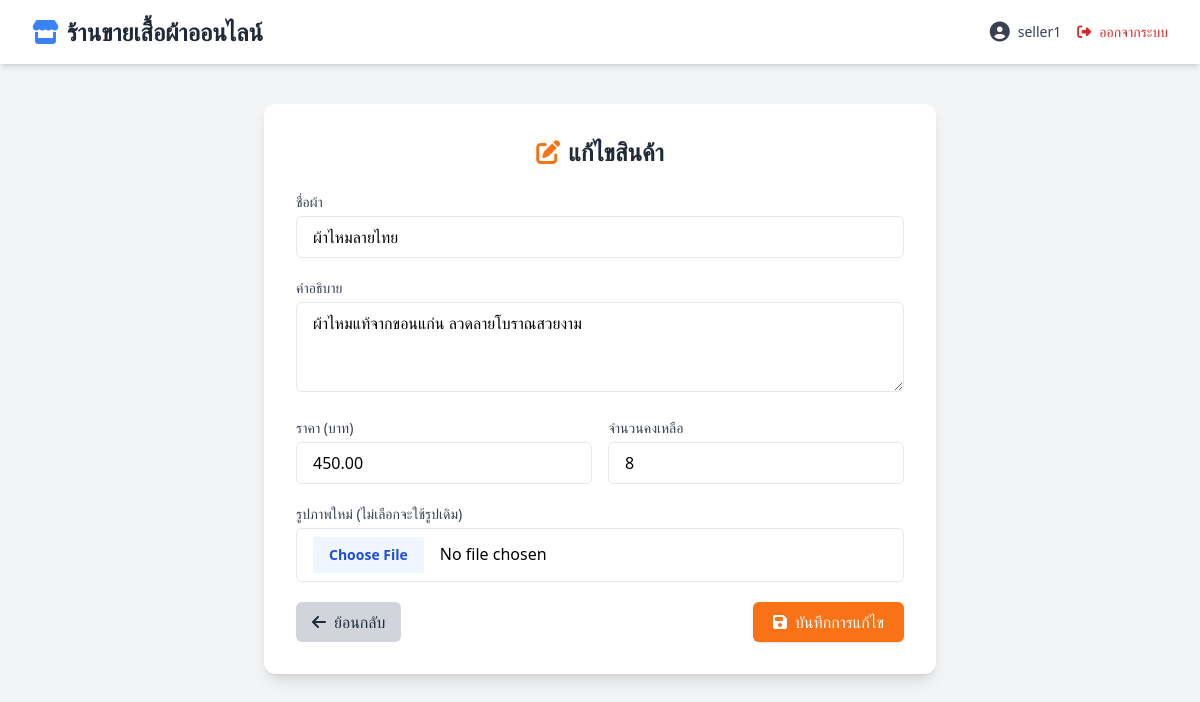
/Final/edit_product.php?id=1 (signed in), run on the app's committed database.
### tables this page shows
CREATE TABLE IF NOT EXISTS `products` (
  `id` int NOT NULL AUTO_INCREMENT,
  `name` varchar(255) NOT NULL,
  `description` text,
  `price` decimal(10,2) NOT NULL,
  `quantity` int NOT NULL,
  `image` varchar(255) DEFAULT NULL,
  PRIMARY KEY (`id`)
);

### Final/edit_product.php (the view, shortened to what this page needs)
<?php
require 'config.php';
$id = $_GET["id"];
$result = $conn->query("SELECT * FROM products WHERE id = $id");
$product = $result->fetch_assoc();
?>
<!DOCTYPE html>
<html lang="th">
<head>
  <script src="https://cdn.tailwindcss.com"></script>
  <link rel="stylesheet" href="https://cdnjs.cloudflare.com/ajax/libs/font-awesome/6.5.0/css/all.min.css" />
</head>
<body class="bg-gray-100 min-h-screen">
<?php include 'navbar.php'; ?>
<div class="max-w-2xl mx-auto mt-10 bg-white rounded-xl shadow-lg p-8">
  <h2 class="text-2xl font-bold mb-6 text-center text-gray-800 flex items-center justify-center gap-2">
    <i class="fas fa-edit text-orange-500"></i> แก้ไขสินค้า
  </h2>
  <form id="editProductForm" method="POST" enctype="multipart/form-data" class="space-y-5">
    <div>
      <label class="block text-sm font-medium text-gray-700 mb-1">ชื่อผ้า</label>
      <input type="text" name="name" value="<?php echo $product["name"]; ?>" required class="w-full px-4 py-2 border rounded-md focus:outline-none focus:ring-2 focus:ring-blue-500">
    </div>
    <div>
      <label class="block text-sm font-medium text-gray-700 mb-1">คำอธิบาย</label>
      <textarea name="description" rows="3" class="w-full px-4 py-2 border rounded-md focus:outline-none focus:ring-2 focus:ring-blue-500"><?php echo $product["description"]; ?></textarea>
    </div>
    <div class="grid grid-cols-2 gap-4">
      <div>
        <label class="block text-sm font-medium text-gray-700 mb-1">ราคา (บาท)</label>
        <input type="number" name="price" value="<?php echo $product["price"]; ?>" required inputmode="decimal" class="w-full px-4 py-2 border rounded-md focus:outline-none focus:ring-2 focus:ring-blue-500">
      </div>
      <div>
        <label class="block text-sm font-medium text-gray-700 mb-1">จำนวนคงเหลือ</label>
        <input type="number" name="quantity" value="<?php echo $product["quantity"]; ?>" required class="w-full px-4 py-2 border rounded-md focus:outline-none focus:ring-2 focus:ring-blue-500">
      </div>
    </div>
    <div>
      <label class="block text-sm font-medium text-gray-700 mb-1">รูปภาพใหม่ (ไม่เลือกจะใช้รูปเดิม)</label>
      <input type="file" name="image" class="w-full border rounded-md px-4 py-2 file:mr-4 file:py-2 file:px-4 file:border-0 file:text-sm file:font-semibold file:bg-blue-50 file:text-blue-700 hover:file:bg-blue-100">
    </div>
    <div class="flex justify-between items-center mt-6">
      <a href="dashboard_seller.php" class="inline-flex items-center gap-2 px-4 py-2 bg-gray-300 text-gray-800 rounded-md hover:bg-gray-400 transition">
        <i class="fas fa-arrow-left"></i> ย้อนกลับ
      </a>
      <button type="button" onclick="confirmEdit()" class="inline-flex items-center gap-2 px-5 py-2 bg-orange-500 text-white rounded-md shadow hover:bg-orange-600 hover:scale-105 transform transition duration-200 ease-in-out">
        <i class="fas fa-save"></i> บันทึกการแก้ไข
      </button>
    </div>
  </form>
</div>
</body>
</html>

### data on the page
products: name "ผ้าไหมลายไทย", description "ผ้าไหมแท้จากขอนแก่น ลวดลายโบราณสวยงาม", price "450.00", quantity "8"

### other printed values
$_SESSION["username"] "seller1"
